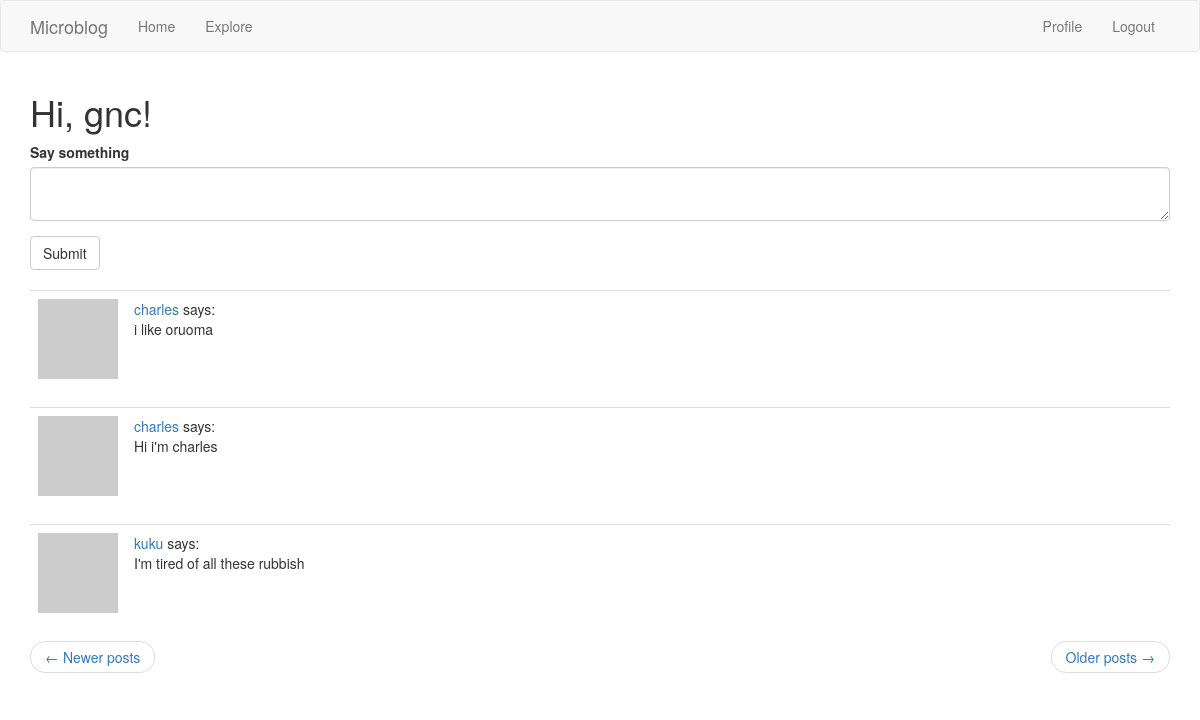
The page /index?page=2 (signed in) on the database its author committed.
### app/models.py (models this page shows, shortened)
class User(UserMixin, db.Model):
    __tablename__ = 'users'
    id = db.Column(db.Integer, primary_key=True)
    username = db.Column(db.String(64), index=True,
                         unique=True, nullable=False)
    email = db.Column(db.String(120), index=True, unique=True, nullable=False)
    password_hash = db.Column(db.String(128))
    about_me = db.Column(db.String(140))
    last_seen = db.Column(db.DateTime, default=datetime.utcnow)
    posts = db.relationship('Post', backref='author', lazy='dynamic')
    followed = db.relationship(
        'User', secondary=followers,
        primaryjoin=(followers.c.follower_id == id),
        secondaryjoin=(followers.c.followed_id == id),
        backref=db.backref('followers', lazy='dynamic'), lazy='dynamic'
    )
    def avatar(self, size):
        digest = md5(self.email.lower().encode('utf-8')).hexdigest()
        return f'https://www.gravatar.com/avatar/{digest}?d=identicon&s={size}'
    def followed_posts(self):
        followed = Post.query.join(
            followers, (followers.c.followed_id == Post.user_id)).filter(
                followers.c.follower_id == self.id)
        own = Post.query.filter_by(user_id=self.id)
        return followed.union(own).order_by(
            Post.timestamp.desc()
        )

class Post(db.Model):
    __tablename__ = 'posts'
    id = db.Column(db.Integer, primary_key=True)
    body = db.Column(db.String(140))
    timestamp = db.Column(db.DateTime, index=True, default=datetime.utcnow)
    user_id = db.Column(db.Integer,  db.ForeignKey('users.id'))

### app/routes.py (the view)
@app.route('/', methods=['GET', 'POST'])
@app.route('/index', methods=['GET', 'POST'])
@login_required
def index():
    form = PostForm()
    if form.validate_on_submit():
        post = Post(body=form.post.data, author=current_user)
        db.session.add(post)
        db.session.commit()
        flash('Your post is now live')
        return redirect(url_for('index'))
    page = request.args.get('page', 1, type=int)
    posts = current_user.followed_posts().paginate(
        page, app.config['POSTS_PER_PAGE'], False
    )
    next_url = url_for(
        'index', page=posts.next_num) if posts.has_next else None
    prev_url = url_for(
        'index', page=posts.prev_num) if posts.has_prev else None
    return render_template(
        'index.html', title='Home', form=form, posts=posts.items,
        next_url=next_url, prev_url=prev_url
    )

### app/forms.py
class PostForm(FlaskForm):
    post = TextAreaField('Say something', validators=[
        DataRequired(), Length(min=1, max=140)
    ])
    submit = SubmitField('Submit')

### app/models.py (called while the page is built)
@login.user_loader
def load_user(id):
    return User.query.get(int(id))

### app/routes.py (called while the page is built)
@app.before_request
def before_request():
    if current_user.is_authenticated:
        current_user.last_seen = datetime.utcnow()
        db.session.commit()

### app/templates/index.html
{% extends "base.html" %}
{% import 'bootstrap/wtf.html' as wtf %}
{% block app_content %}
    <h1>Hi, {{ current_user.username }}!</h1>
    {% if form %}
    {{ wtf.quick_form(form) }}
    <br>
    {% endif %}
    {% for post in posts %}
        {% include '_post.html' %}
    {% endfor %}
    <nav aria-label="...">
        <ul class="pager">
            <li class="previous{% if not prev_url %} disabled{% endif %}">
                <a href="{{ prev_url or '#' }}">
                    <span aria-hidden="true">&larr;</span> Newer posts
                </a>
            </li>
            <li class="next{% if not next_url %} disabled{% endif %}">
                <a href="{{ next_url or '#' }}">
                    Older posts <span aria-hidden="true">&rarr;</span>
                </a>
            </li>
        </ul>
    </nav>
{% endblock %}

### app/templates/_post.html
<table class="table table-hover">
    <tr>
        <td width="70px">
            <a href="{{ url_for('user', username=post.author.username) }}">
                <img src="{{ post.author.avatar(70) }}" />
            </a>
        </td>
        <td>
            <a href="{{ url_for('user', username=post.author.username) }}">
                {{ post.author.username }}
            </a>
            says:
            <br>
            {{ post.body }}
        </td>
    </tr>
</table>

### rows shown on the page
User: username "gnc"
Post: author.username "charles", body "i like oruoma"
Post: author.username "charles", body "Hi i'm charles"
Post: author.username "kuku", body "I'm tired of all these rubbish"
